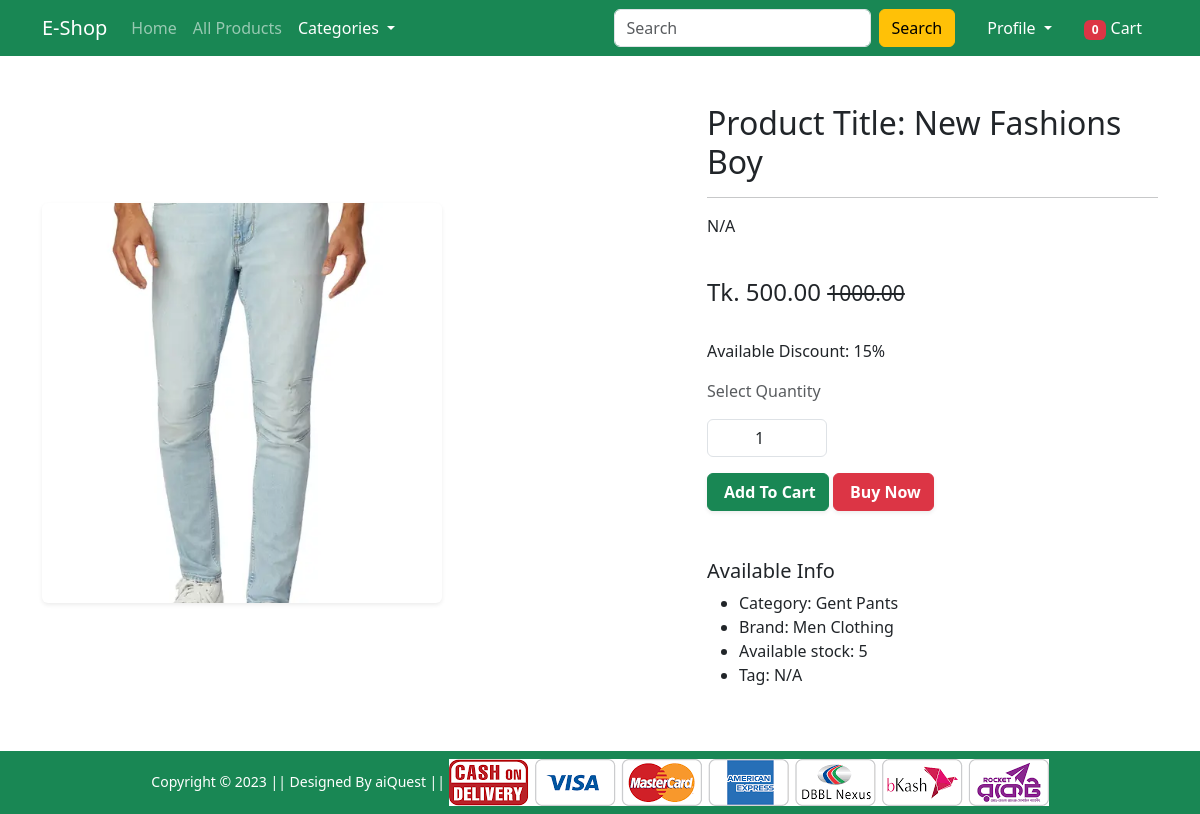
/single-product/new-fashions-boy/1/, run on the app's committed database.
### store/models.py (models this page shows, shortened)
class Product(models.Model):
    category = models.ForeignKey(Category, on_delete=models.CASCADE)
    brand = models.ForeignKey(Brand, on_delete=models.CASCADE)
    title = models.CharField(max_length=150, unique=True)
    slug = models.SlugField(max_length=150, unique=True, null=True, blank=True)
    old_price = models.DecimalField(decimal_places=2, max_digits=10, default=1000.00)
    sale_price = models.DecimalField(decimal_places=2, max_digits=10, default=500.00)
    available_stock = models.PositiveIntegerField(validators=[MaxValueValidator(50)], default=0)
    discount_percent = models.PositiveIntegerField(validators=[MinValueValidator(0), MaxValueValidator(100)], default=0)
    keyword = models.TextField(default='N/A')
    description = models.TextField(default='N/A')
    image = models.ImageField(upload_to='products/%Y/%m/%d/')
    STATUS_CHOICES = (('ACTIVE', 'Active'), ('INACTIVE', 'Inactive'))
    status = models.CharField(max_length=8, choices=STATUS_CHOICES, default='ACTIVE')
    created_date = models.DateTimeField(auto_now_add=True)
    updated_date = models.DateTimeField(auto_now=True)
    class Meta:
        ordering = ['id']
        verbose_name_plural = '03. Products'

class Category(models.Model):
    CATEGORY_CHOICES = (
        ('NONE', 'None'),
        ('LEHENGA', 'Lehenga'),
        ('SHAREE', 'Sharee'),
        ('GENT PANTS', 'Gent Pants'),
        ('BORKHA', 'Borkha'),
        ('BABY FASHION', 'Baby Fashion'),
    )
    title = models.CharField(max_length=50, choices=CATEGORY_CHOICES, default='NONE')
    slug = models.SlugField(max_length=150, unique=True, null=True, blank=True)
    keyword = models.CharField(max_length=150, default='N/A')
    description = models.CharField(max_length=150, default='N/A')
    image = models.ImageField(upload_to='categories/%Y/%m/%d/')
    STATUS_CHOICES = (('ACTIVE', 'Active'), ('INACTIVE', 'Inactive'))
    status = models.CharField(max_length=8, choices=STATUS_CHOICES, default='ACTIVE')
    created_date = models.DateTimeField(auto_now_add=True)
    updated_date = models.DateTimeField(auto_now=True)
    class Meta:
        ordering = ['id']
        verbose_name_plural = '01. Categories'

class Brand(models.Model):
    title = models.CharField(max_length=150, unique=True)
    slug = models.SlugField(max_length=150, unique=True, null=True, blank=True)
    keyword = models.CharField(max_length=150, default='N/A')
    description = models.CharField(max_length=150, default='N/A')
    image = models.ImageField(upload_to='brands/%Y/%m/%d/')
    STATUS_CHOICES = (('ACTIVE', 'Active'), ('INACTIVE', 'Inactive'))
    status = models.CharField(max_length=8, choices=STATUS_CHOICES, default='ACTIVE')
    created_date = models.DateTimeField(auto_now_add=True)
    updated_date = models.DateTimeField(auto_now=True)
    class Meta:
        ordering = ['id']
        verbose_name_plural = '02. Brands'

### store/views.py (the view)
# urls.py: path('single-product/<str:slug>/<int:id>/', SingleProductView.as_view(), name='single-product'),
@method_decorator(never_cache, name='dispatch')
class SingleProductView(generic.View):
    def get(self, request, slug, id):
        product = get_object_or_404(Product, slug=slug, id=id)
        context = {
            'product': product,
        }
        return render(request, "store/single-product.html", context)

### store/context_processors.py (called while the page is built)
def get_filters(request):
    categories = Category.objects.filter(status='ACTIVE')
    return {
        'categories': categories,
    }

### templates/store/single-product.html (shortened to what this page needs)
{% extends 'base.html' %}
{% load static %}
{% block main_content %}
<div class="container my-5">
    <div class="row">
        <div class="col-sm-6 text-center align-self-center">
            <div class="card shadow-sm border-0 p-3"
                 style="max-width: 400px; max-height: 400px; overflow: hidden;
                        display: flex; align-items: center; justify-content: center;">
                <img src="{{ product.image.url }}"
                     alt="{{ product.title|title }}"
                     class="img-fluid"
                     style="width: 100%; height: 100%; object-fit: contain;">
            </div>
        </div>
        <div class="col-sm-5 offset-sm-1">
            <h2>Product Title: {{ product.title|title }}</h2>
            <hr>
            <p>{{ product.description }}</p>
            <br>
            <h4>
                Tk. {{ product.sale_price }}
                <small class="fw-light text-decoration-line-through">
                    {% if product.old_price %}
                        {{ product.old_price }}
                    {% endif %}
                </small>
            </h4>
            <br>
            <p>Available Discount: {{ product.discount_percent|title }}%</p>
            <div class="card-body">
                <form method="POST" action="{% url 'add-to-cart' %}" class="m-0">
                    <p class="text-muted mb-3 text-start">Select Quantity</p>
                    <div class="mb-3" style="max-width: 120px;">
                        <input type="number"
                               name="quantity"
                               class="form-control text-center"
                               value="1"
                               min="1"
                               max="{{ product.available_stock }}"
                               required>
                    </div>
                    <button type="submit" class="btn btn-success fw-semibold shadow-sm">
                         Add To Cart
                    </button>
                    <a href="#" class="btn btn-danger fw-semibold shadow-sm">
                         Buy Now
                    </a>
                </form>
            </div>
            <h5 class="mt-5">Available Info</h5>
            <ul>
                <li>Category: {{ product.category.title|title }}</li>
                <li>Brand: {{ product.brand.title|title }}</li>
                <li>Available stock: {{ product.available_stock }}</li>
                <li>Tag: {{ product.keyword|title }}</li>
            </ul>
        </div>
    </div>
</div>
{% endblock main_content %}

### data on the page
Product: image (picture), title "New Fashions Boy", description "N/A", sale_price "500.00", old_price "1000.00", discount_percent "15", category "Gent Pants", brand "Men Clothing", available_stock "5", keyword "N/A"

### other printed values
{{ request.user.username|default:"Profile" }} "Profile"
